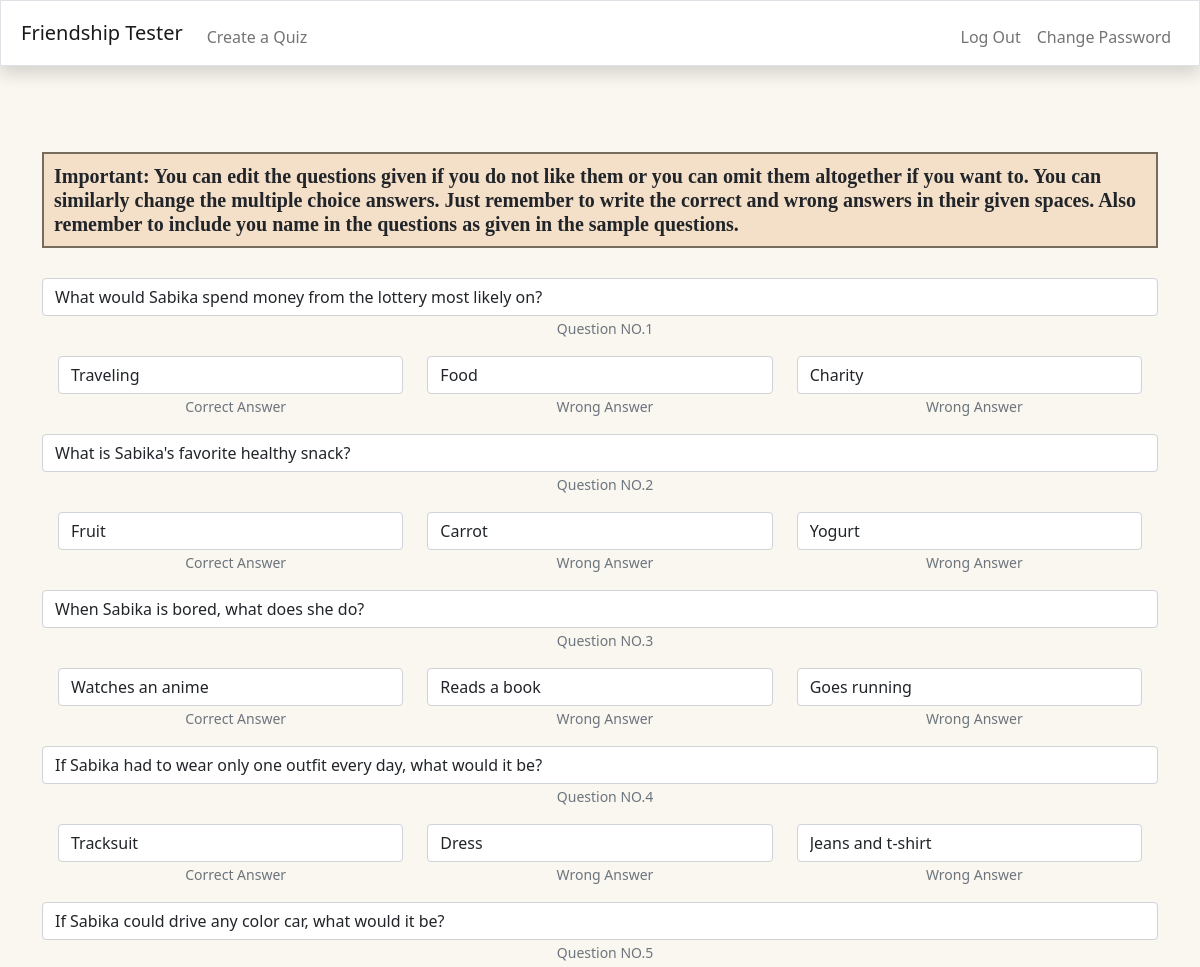
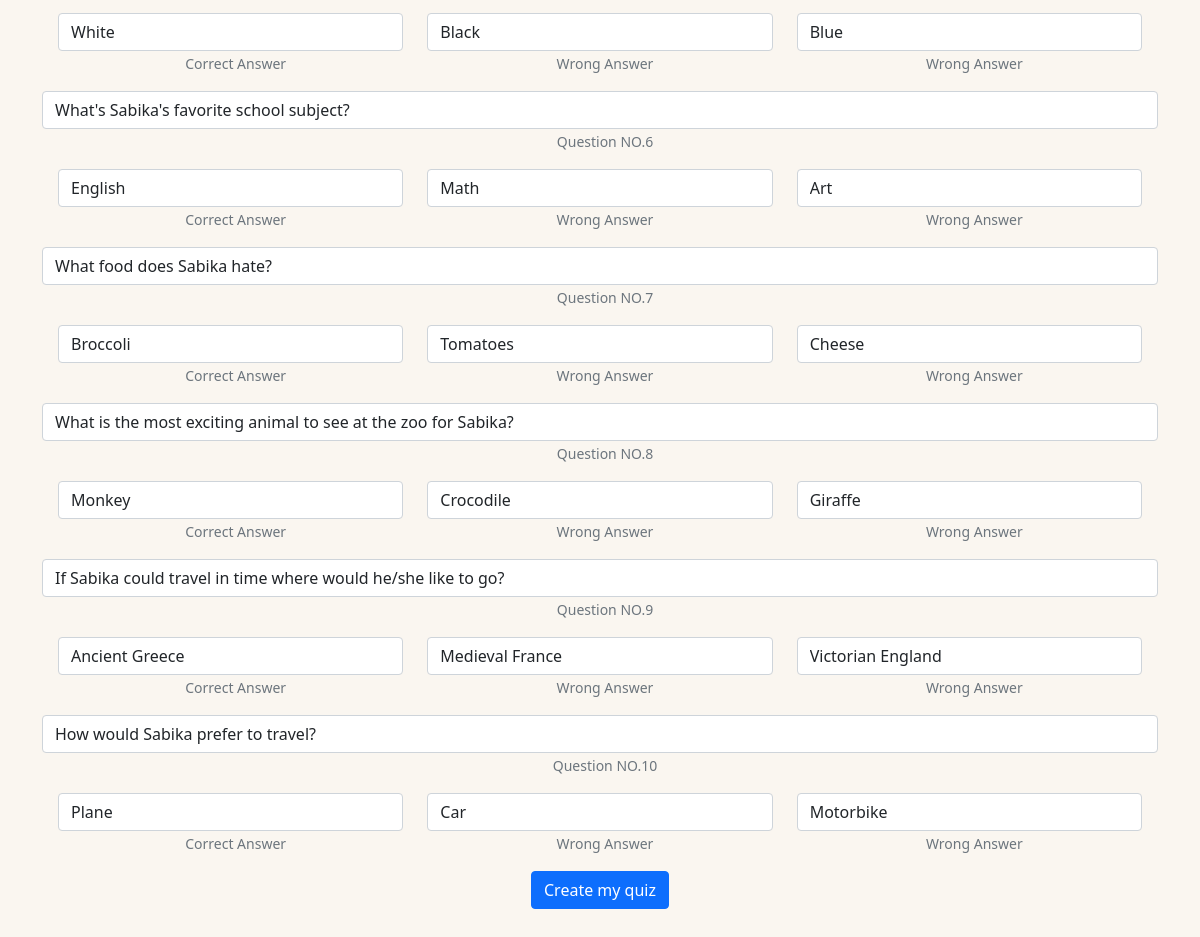
Page /quiz (signed in) on the committed database (2 pictures, top to bottom).
### tables this page shows
CREATE TABLE answers (
id INTEGER PRIMARY KEY AUTOINCREMENT NOT NULL,
user_id INTEGER NOT NULL,
username TEXT NOT NULL,
name TEXT NOT NULL,
question_no INTEGER NOT NULL,
question TEXT NOT NULL,
c_answer TEXT NOT NULL,
w_answer1 TEXT NOT NULL,
w_answer2 TEXT NOT NULL
);

### app.py (the view, shortened to what this page needs)
@app.route("/quiz", methods=["GET", "POST"])
def quiz():
    user_id = session["user_id"]
    username = db.execute("SELECT * FROM users WHERE id = ?;", user_id)[0]['username']
    name = db.execute("SELECT * FROM users WHERE id = ?;", user_id)[0]['name']
    if request.method == "GET":
        checker = 0
        quiz = int (db.execute("SELECT * FROM users WHERE id = ?;", user_id)[0]['quiz'])
        if quiz == 0:
            questions = db.execute("SELECT question FROM samples;")
            for i in range(29):
                questions[i]["question"] = questions[i]["question"].replace("CreativeReaper", name)
            c_answers = db.execute("SELECT c_answer FROM samples;")
            w_answer1 = db.execute("SELECT w_answer1 FROM samples;")
            w_answer2 = db.execute("SELECT w_answer2 FROM samples;")
            numlist = randlist(28)
            samples = db.execute("SELECT * FROM samples;")
            return render_template("quiz.html", numlist=numlist, samples=samples, checker=checker, questions=questions)
        else:
            questions = db.execute("SELECT question FROM samples;")
            samples = db.execute("SELECT * FROM samples;")
            checker = 1
            answers = db.execute("SELECT * FROM answers WHERE user_id = ?;", user_id)
            numlist = randlist(28)
            return render_template("quiz.html", answers=answers, samples=samples, numlist=numlist, questions=questions)

### helpers.py (called while the page is built)
def randlist(number):
    i = 0
    arr = []
    while i <= number:
        num = randint(0, number)
        if not num in arr:
            arr.append(num)
            i += 1
    return arr

### templates/quiz.html (shortened to what this page needs)
{% extends "layout.html" %}
{% block main %}
<h4 class="paragraph">
  <b>Important: You can edit the questions given if you do not like them or you can omit them altogether if you want to.
  You can similarly change the multiple choice answers. Just remember to write the correct and wrong answers in their given spaces.
  Also remember to include you name in the questions as given in the sample questions.</b>
</h4>
<form action="/quiz" method="post" style="margin-top:30px">
{% for i in range(10) %}
    <div class="container">
      {% if checker == 0 %}
        <input type="text" class="form-control" name="question{{i+1}}" value="{{questions[numlist[i]]['question']}}">
        <small id="HelpBlock" class="form-text text-muted">
          Question NO.{{ i+1 }}
        </small>
        <div class="row p-3">
          <div class="col-sm">
            <input type="text" class="form-control" placeholder="Correct Answer" value="{{ samples[numlist[i]]['c_answer'] }}" name="{{i+1}}c_answer">
            <small id="HelpBlock" class="form-text text-muted">
              Correct Answer
            </small>
          </div>
          <div class="col-sm">
            <input type="text" class="form-control" placeholder="Wrong Answer" value="{{ samples[numlist[i]]['w_answer1'] }}" name="{{i+1}}w_answer1">
            <small id="HelpBlock" class="form-text text-muted">
              Wrong Answer
            </small>
          </div>
          <div class="col-sm">
            <input type="text" class="form-control" placeholer="Wrong Answer" value="{{ samples[numlist[i]]['w_answer2'] }}" name="{{i+1}}w_answer2">
            <small id="HelpBlock" class="form-text text-muted">
              Wrong Answer
            </small>
          </div>
        </div>
      {% else %}
        <input type="text" class="form-control" name="question{{i+1}}" value="{{ answers[i]['question'] }}">
        <small id="HelpBlock" class="form-text text-muted">
          Question NO.{{ i+1 }}
        </small>
        <div class="row p-3">
          <div class="col-sm">
            <input type="text" class="form-control" placeholder="Correct Answer" value="{{ answers[i]['c_answer'] }}" name="{{i+1}}c_answer">
            <small id="HelpBlock" class="form-text text-muted">
              Correct Answer
            </small>
          </div>
          <div class="col-sm">
            <input type="text" class="form-control" placeholder="Wrong Answer" value="{{ answers[i]['w_answer1'] }}" name="{{i+1}}w_answer1">
            <small id="HelpBlock" class="form-text text-muted">
              Wrong Answer
            </small>
          </div>
          <div class="col-sm">
            <input type="text" class="form-control" placeholer="Wrong Answer" value="{{ answers[i]['w_answer2'] }}" name="{{i+1}}w_answer2">
            <small id="HelpBlock" class="form-text text-muted">
              Wrong Answer
            </small>
          </div>
        </div>
      {% endif %}
    </div>
{% endfor %}
<button class="btn btn-primary" type="submit">Create my quiz</button>
</form>
{% endblock %}

### templates/layout.html (shortened to what this page needs)
<!DOCTYPE html>
<html lang="en">
    <head>
        <link href="https://cdn.jsdelivr.net/npm/bootstrap@5.1.3/dist/css/bootstrap.min.css" rel="stylesheet">
        <link href="/static/styles.css" rel="stylesheet">
    </head>
    <body>
        <nav class="navbar navbar-expand-lg navbar-light bg-light border shadow p-2 mb-2 bg-white">
            <div class="container-fluid">
              <a class="navbar-brand" href="/">Friendship Tester</a>
              <div class="collapse navbar-collapse" id="navbarSupportedContent">
                {% if session["user_id"] %}
                        <ul class="navbar-nav me-auto mt-2">
                            <li class="nav-item"><a class="nav-link" href="/quiz">Create a Quiz</a></li>
                        </ul>
                        <ul class="navbar-nav ms-auto mt-2">
                            <li class="nav-item"><a class="nav-link" href="/logout">Log Out</a></li>
                            <li class="nav-item"><a class="nav-link" href="/password">Change Password</a></li>
                        </ul>
                    {% else %}
                        <ul class="navbar-nav ms-auto mt-2">
                            <li class="nav-item"><a class="nav-link" href="/register">Register</a></li>
                            <li class="nav-item"><a class="nav-link" href="/login">Log In</a></li>
                        </ul>
                    {% endif %}
              </div>
            </div>
          </nav>
        <main class="container-fluid py-5 text-center">
            {% block main %}{% endblock %}
        </main>
    </body>
</html>

### static/styles.css (style rules this page uses)
body { background-color: #FAF6F0; }
small { padding-left:10px; }
.paragraph { background-color: #F4DFC8; font-family: "Times New Roman"; font-size: 20px; border: 2px solid #776B5D; margin: 30px; padding: 10px; text-align: left; }

### rows in the picture
answers: question "What would Sabika spend money from the lottery most likely on?", c_answer "Traveling", w_answer1 "Food", w_answer2 "Charity"
answers: question "What is Sabika's favorite healthy snack?", c_answer "Fruit", w_answer1 "Carrot", w_answer2 "Yogurt"
answers: question "When Sabika is bored, what does she do?", c_answer "Watches an anime", w_answer1 "Reads a book", w_answer2 "Goes running"
answers: question "If Sabika had to wear only one outfit every day, what would it be?", c_answer "Tracksuit", w_answer1 "Dress", w_answer2 "Jeans and t-shirt"
answers: question "If Sabika could drive any color car, what would it be?", c_answer "White", w_answer1 "Black", w_answer2 "Blue"
answers: question "What's Sabika's favorite school subject?", c_answer "English", w_answer1 "Math", w_answer2 "Art"
answers: question "What food does Sabika hate?", c_answer "Broccoli", w_answer1 "Tomatoes", w_answer2 "Cheese"
answers: question "What is the most exciting animal to see at the zoo for Sabika?", c_answer "Monkey", w_answer1 "Crocodile", w_answer2 "Giraffe"
answers: question "If Sabika could travel in time where would he/she like to go?", c_answer "Ancient Greece", w_answer1 "Medieval France", w_answer2 "Victorian England"
answers: question "How would Sabika prefer to travel?", c_answer "Plane", w_answer1 "Car", w_answer2 "Motorbike"

### other values in the picture
{{ i+1 }} "1" "2" "3" "4" "5" "6" "7" "8" "9" "10"
